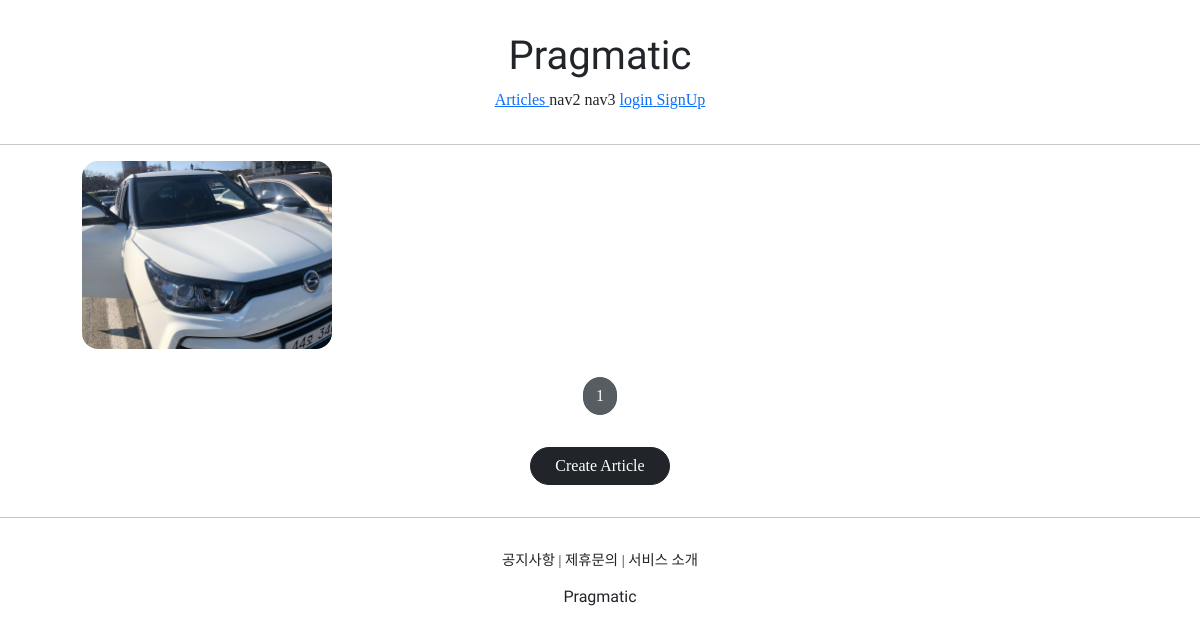
/articles/list/, run on an earlier commit of the app's database.
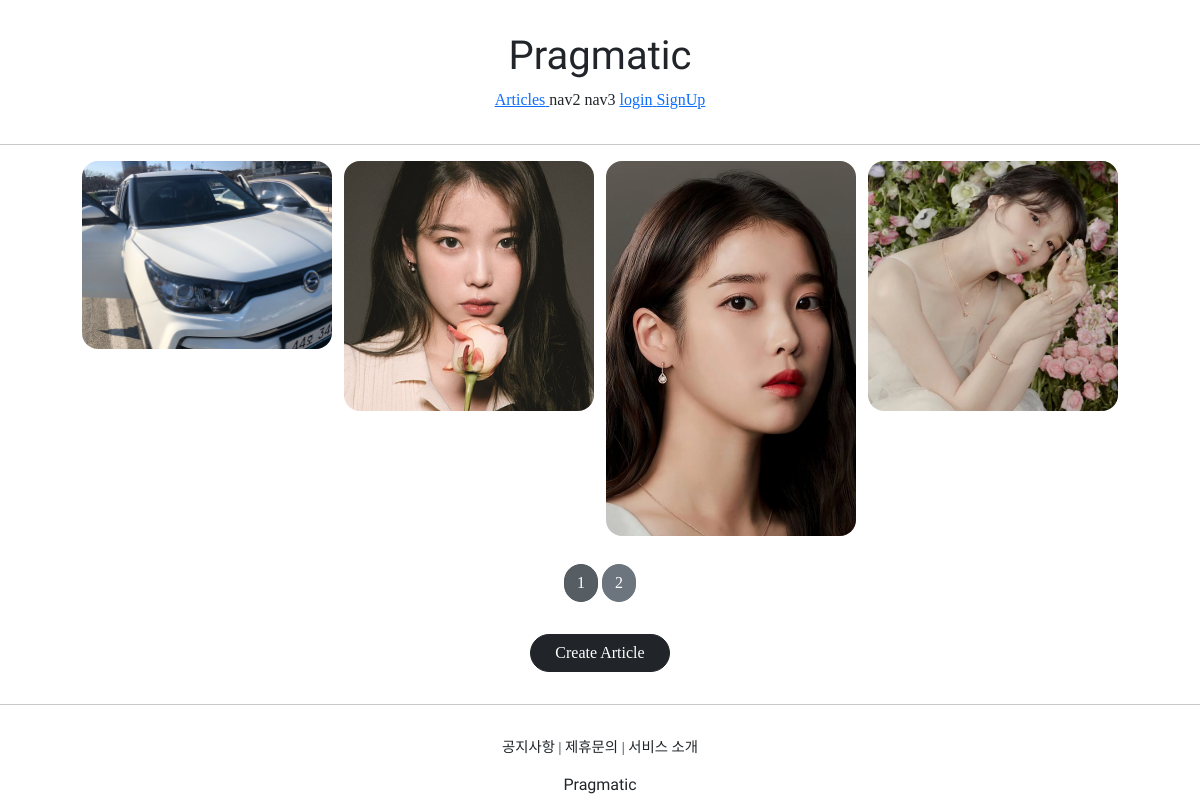
And on a later commit of the database.
### articleapp/models.py (models this page shows)
class Article(models.Model):
  writer = models.ForeignKey(User, on_delete=models.SET_NULL, related_name='article', null=True)
  title = models.CharField(max_length=200, null=True)
  image = models.ImageField(upload_to='articles/', null=False)
  content = models.TextField(null=True)
  created_at = models.DateField(auto_created=True, null=True)

### articleapp/views.py (the view)
# urls.py: path('list/', ArticleListView.as_view(), name='list'),
class ArticleListView(ListView):
  model = Article
  context_object_name = 'article_list'
  template_name = 'articleapp/list.html'
  paginate_by = 5

### articleapp/templates/articleapp/list.html (shortened to what this page needs)
{% extends 'base.html' %}
{% load static %}
{% block content %}
  {% if article_list %}
  <div class="container">
    {% for article in article_list %}
      <a href="{% url 'articleapp:detail' pk=article.pk %}">
        {% include 'snippets/card.html' with article=article%}
      </a>
    {% endfor %}
  </div>
  {% else %}
    <div style="text-align: center">
      <h1>No Articles YET!</h1>
    </div>
  {% endif %}
  {% include 'snippets/pagination.html' with page_obj=page_obj %}
  <div style="text-align: center">
    <a href="{% url 'articleapp:create' %}" class="btn btn-dark rounded-pill mt-3 mb-3 px-4">
      Create Article
    </a>
  </div>
{% endblock %}

### templates/base.html
<!DOCTYPE html>
<html lang="en">
{% include 'head.html' %}
<body style="font-family: 'NanumSquare';">
  {% include 'header.html' %}
  <hr>
  {% block content %}
  {% endblock %}
  <hr>
  {% include 'footer.html' %}
</body>
</html>

### templates/head.html (shortened to what this page needs)
{% load static %}
<head>
  <link href="https://cdn.jsdelivr.net/npm/bootstrap@5.1.3/dist/css/bootstrap.min.css" rel="stylesheet">
  <link rel="stylesheet" type="text/css" href="{% static 'base.css' %}">
  <link href="https://hangeul.pstatic.net/hangeul_static/css/nanum-square.css" rel="stylesheet">
</head>

### templates/header.html (shortened to what this page needs)
<div class="pragmatic_header">
  <div>
    <h1 class="pragmatic_logo">Pragmatic</h1>
  </div>
  <div>
    <span>
      <a href="{% url 'articleapp:list' %}">
        <span>Articles</span>
      </a>
    </span>
    <span>nav2</span>
    <span>nav3</span>
    {% if not user.is_authenticated %}
      <a href="{% url 'accountapp:login' %}?next={{ request.path }}">
        <span>login</span>
      </a>
      <a href="{% url 'accountapp:create' %}">
        <span>SignUp</span>
      </a>
    {% endif %}
  </div>
</div>

### templates/snippets/card.html
<div>
  <img src="{{ article.image.url }}" alt="">
</div>

### templates/snippets/pagination.html (shortened to what this page needs)
<div style="text-align: center; margin: 1rem 0;">
    <a href="{% url 'articleapp:list' %}?page={{ page_obj.number }}"
        class="btn btn-secondary rounded-pill active">
        {{ page_obj.number }}
    </a>
  {% if page_obj.has_next %}
    <a href="{% url 'articleapp:list' %}?page={{ page_obj.next_page_number }}"
        class="btn btn-secondary rounded-pill">
        {{ page_obj.next_page_number }}
    </a>
  {% endif %}
</div>

### templates/footer.html
<div class="pragmatic_footer">
  <div class="pragmatic_footer_button">
    <span>공지사항</span> |
    <span>제휴문의</span> |
    <span>서비스 소개</span>
  </div>
  <div style="margin-top: 1rem">
    <h6 class="pragmatic_logo">Pragmatic</h6>
  </div>
</div>

### static/base.css (style rules this page uses)
.pragmatic_logo { font-family: 'Lobster', cursive; }
.pragmatic_footer_button { font-size: .9rem; }
.pragmatic_footer { text-align: center; margin-top: 2rem; }
.pragmatic_header { text-align: center; margin: 2rem 0; }

What changed in the data, as far as the page shows it:
added Article: image (picture)
added Article: image (picture)
added Article: image (picture)
Also different on the page:
{{ page_obj.next_page_number }}: (not shown) → "2"
